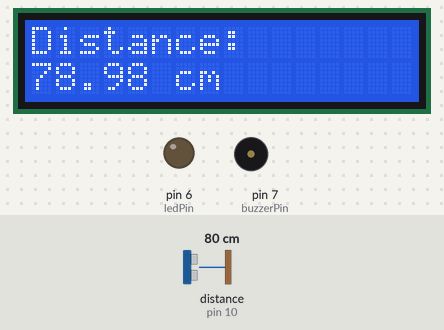
Recording of a sketch running on a simulated Arduino Uno, built with avr-gcc and run on an emulated ATmega328P. Shown: 16×2 character LCD, output pins drawn as LEDs (lit = HIGH), buzzer (waves = sounding, pin HIGH). Wiring (inferred from the names in the program): ultrasonic range finder: trigger pin 9; echo pin 10. Inputs (shaded band) come from the test bench; at power-on: distance to the obstacle (sensor on pin 10) 80 cm. The echo pulse lasts 58.3 µs per cm; pins used as bus, display or sensor lines are not drawn.

Above: at 0.76 s.
1.3 s: distance to the obstacle (sensor on pin 10) set to 29 cm
At 1.66 s:
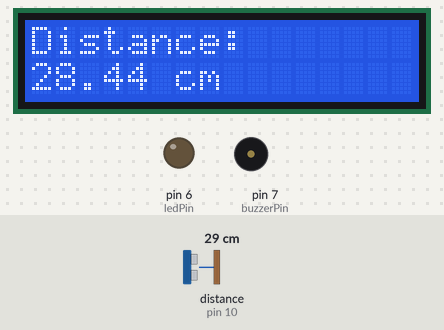
2.9 s: distance to the obstacle (sensor on pin 10) set to 24 cm
At 3.22 s:
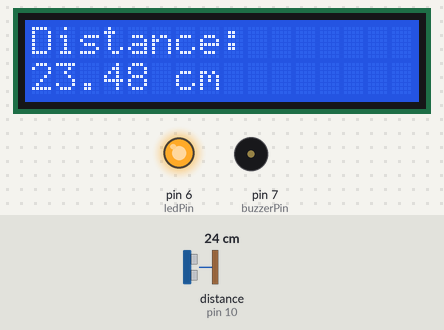
5.6 s: distance to the obstacle (sensor on pin 10) set to 12 cm
At 6.1 s:
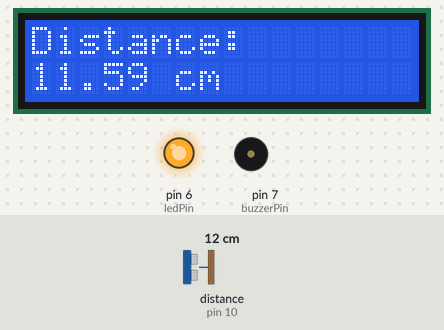
7.1 s: distance to the obstacle (sensor on pin 10) set to 9 cm
At 8.9 s:
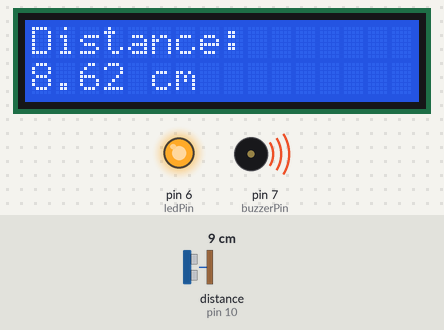
Timing chart, 0 to 9.9 s (numbered marks = the images above; inputs shaded):
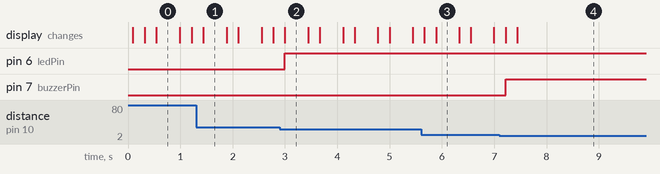

The sketch:

Ultrasonic_Distance_Monitoring_and_Alert_System.ino
```cpp
#include <Wire.h>
#include <LiquidCrystal_I2C.h>

LiquidCrystal_I2C lcd(0x27, 16, 2);

const int trigPin = 9;
const int echoPin = 10;
const int ledPin = 6;
const int buzzerPin = 7;

long duration;
float distance;

void setup() {
  pinMode(trigPin, OUTPUT);
  pinMode(echoPin, INPUT);
  pinMode(ledPin, OUTPUT);
  pinMode(buzzerPin, OUTPUT);

  lcd.init();
  lcd.backlight();
  Serial.begin(9600);
}

void loop() {
  // Trigger ultrasonic pulse
  digitalWrite(trigPin, LOW);
  delayMicroseconds(2);

  digitalWrite(trigPin, HIGH);
  delayMicroseconds(10);
  digitalWrite(trigPin, LOW);

  duration = pulseIn(echoPin, HIGH);
  distance = duration * 0.034 / 2;

  // LCD Display
  lcd.setCursor(0, 0);
  lcd.print("Distance:");
  lcd.setCursor(0, 1);
  lcd.print(distance);
  lcd.print(" cm   ");

  // Alert logic
  if (distance < 10) {
    digitalWrite(ledPin, HIGH);
    digitalWrite(buzzerPin, HIGH);
  }
  else if (distance < 25) {
    digitalWrite(ledPin, HIGH);
    digitalWrite(buzzerPin, LOW);
  }
  else {
    digitalWrite(ledPin, LOW);
    digitalWrite(buzzerPin, LOW);
  }

  delay(200);
}
```

Measured:
- the behaviour switches between 26 and 25 cm on distance to the obstacle (sensor on pin 10) (found by bisection; images 1 and 2)
- the behaviour switches between 11 and 10 cm on distance to the obstacle (sensor on pin 10) (found by bisection; images 3 and 4)
- after the input at 1.3 s, the display: changes after 0.14 s (image 1)
- after the input at 2.9 s, pin 6 (ledPin): LOW → HIGH after 0.10 s; the display: changes after 0.10 s (image 2)
- after the input at 5.6 s, the display: first changes after 0.07 s (image 3 shows a later state)
- after the input at 7.1 s, pin 7 (buzzerPin): LOW → HIGH after 0.12 s; the display: first changes after 0.12 s (image 4 shows a later state)
- what the display in image 0 shows lasts 0.5 s, from 0.5 s to 1.0 s
